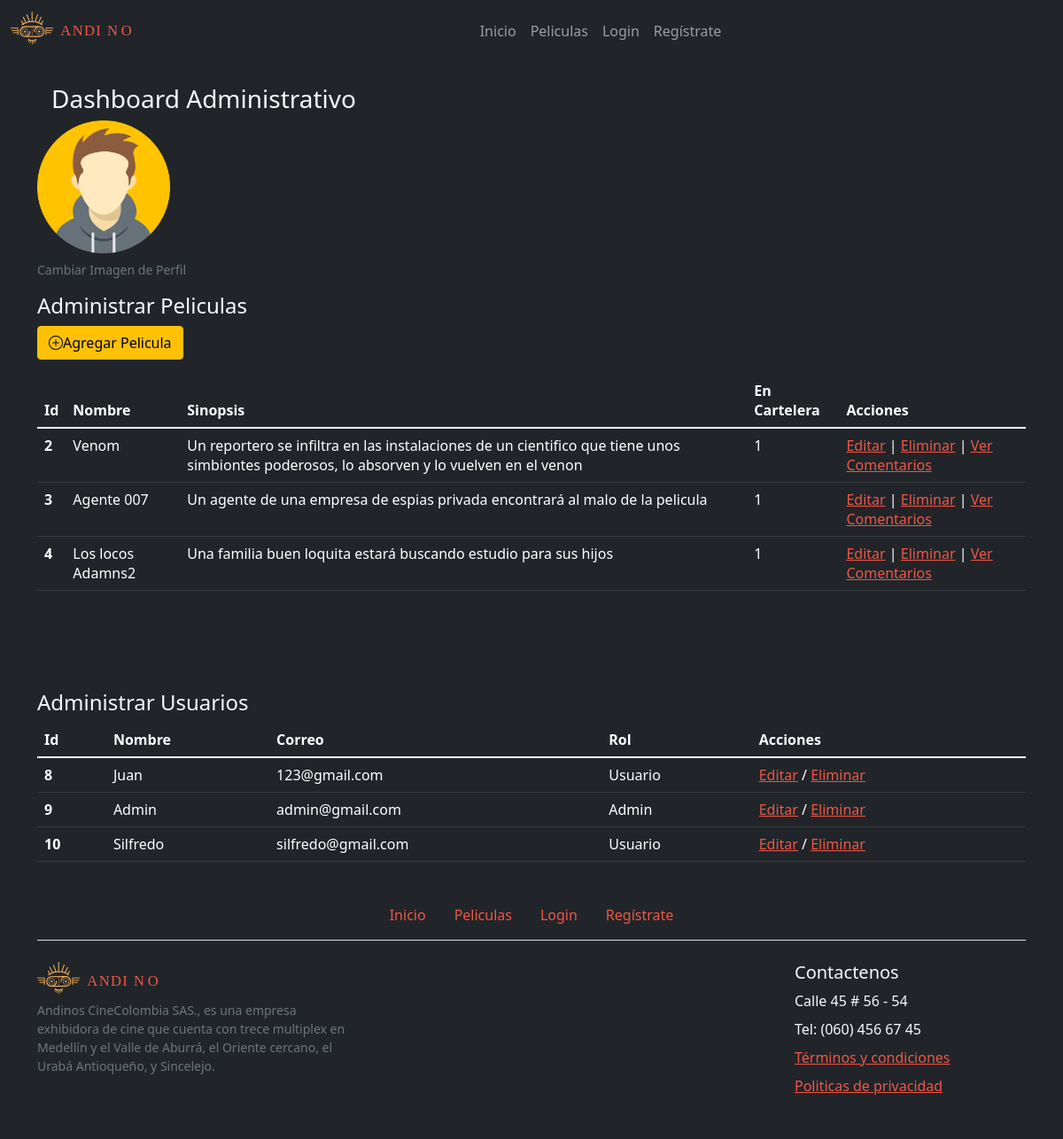
Page /dashboard/ on the earlier database version.
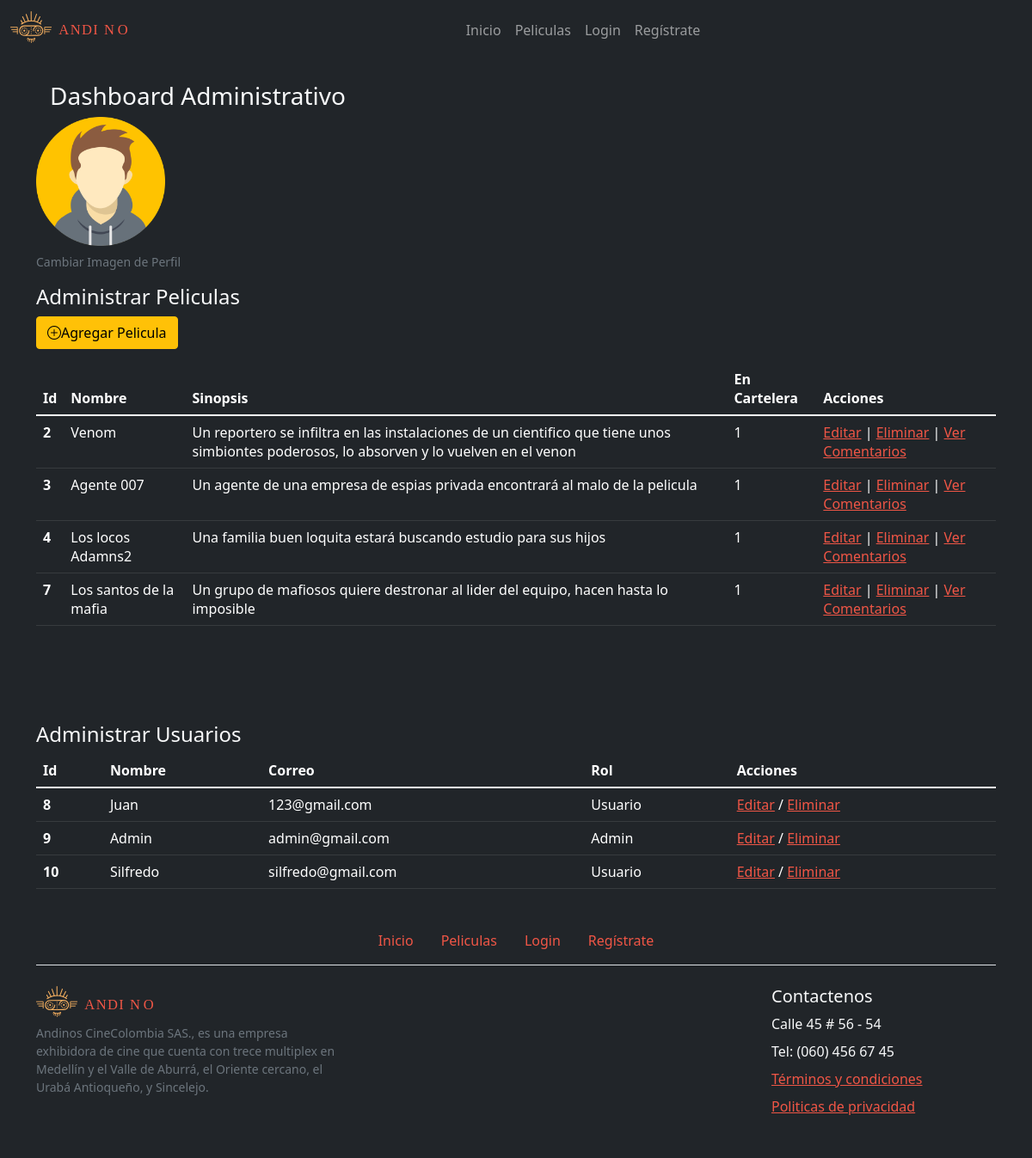
Same page on the later database version.
### tables this page shows
CREATE TABLE Peliculas (id_pelicula INTEGER PRIMARY KEY AUTOINCREMENT NOT NULL UNIQUE, nombre VARCHAR NOT NULL, sinopsis STRING NOT NULL, cartelera INTEGER NOT NULL, imagen VARCHAR NOT NULL);

CREATE TABLE Usuarios (id_usuario INTEGER PRIMARY KEY AUTOINCREMENT NOT NULL UNIQUE, nombre_usuario VARCHAR NOT NULL, contraseña VARCHAR NOT NULL, correo VARCHAR NOT NULL, status BOOLEAN NOT NULL, rol VARCHAR NOT NULL);

### app.py (the view)
@app.route('/dashboard/', methods=['GET','POST'])
def dashboard():
    conP = sql_connection()
    curP = conP.cursor()
    statementP = 'SELECT * FROM Peliculas'
    curP.execute(statementP)
    dataP = curP.fetchall()
    conU = sql_connection()
    curU = conU.cursor()
    statementU = 'SELECT * FROM Usuarios'
    curU.execute(statementU)
    dataU = curU.fetchall()
    return render_template('dashboard.html', page='dashboard', user = dataU, pelis = dataP)

### app.py (called while the page is built)
def sql_connection():
    con = sqlite3.connect('db/basedatos.db')
    return con

### templates/dashboard.html (shortened to what this page needs)
{% extends 'layout.html' %}
{% block content %}
<section class="my-4">
    <div class="container">
        <h3><a href="#"></a>Dashboard Administrativo</h3>
    </div>
    <div class="container">
        <figure class="figure">
            <img src="{{url_for('static',filename='img/avatar.png')}}" class="figure-img img-fluid rounded" alt="..."
                width="150" height="150">
            <figcaption class="figure-caption text-end">Cambiar Imagen de Perfil</figcaption>
        </figure>
        <h4> Administrar Peliculas </h4>
        <form class="row">
            <div class="col-md-4">
                <a href="/agregarPelicula/" type="button" class="btn btn-warning"><i
                        class="bi bi-plus-circle"></i>Agregar Pelicula</a>
            </div>
        </form>
        <table class="table table-dark table-hover">
            <thead>
                <tr>
                    <th scope="col">Id</th>
                    <th scope="col">Nombre</th>
                    <th scope="col">Sinopsis</th>
                    <th scope="col">En Cartelera</th>
                    <th scope="col">Acciones</th>
                </tr>
            </thead>
            <tbody>
                {% for pelicula in pelis %}
                <tr>
                    <th scope="row">{{pelicula[0]}}</th>
                    <td>{{pelicula[1]}}</td>
                    <td>{{pelicula[2]}}</td>
                    <td>{{pelicula[3]}}</td>
                    <td><a href="#">Editar</a> | <a href="#">Eliminar</a> | <a href="#">Ver Comentarios</a></td>
                </tr>
                {% endfor %}
            </tbody>
        </table>
    </div>
    <br>
    <br>
    <br>
    <br>
    <div class="container">
        <h4> Administrar Usuarios</h4>
        <table class="table table-dark table-hover">
            <thead>
                <tr>
                    <th scope="col">Id</th>
                    <th scope="col">Nombre</th>
                    <th scope="col">Correo</th>
                    <th scope="col">Rol</th>
                    <th scope="col">Acciones</th>
                </tr>
            </thead>
            <tbody>
                {% for usuarios in user %}
                <tr>
                    <th scope="row">{{usuarios[0]}}</th>
                    <td>{{usuarios[1]}}</td>
                    <td>{{usuarios[3]}}</td>
                    <td>{{usuarios[5]}}</td>
                    <td><a href="#">Editar</a> / <a href="#">Eliminar</a> </td>
                </tr>
                {% endfor %}
            </tbody>
        </table>
    </div>
</section>
{% endblock %}

Differences in the rows shown:
added Peliculas: id_pelicula "7", nombre "Los santos de la mafia", sinopsis "Un grupo de mafiosos quiere destronar al lider del equipo, hacen hasta lo imposible", cartelera "1"
